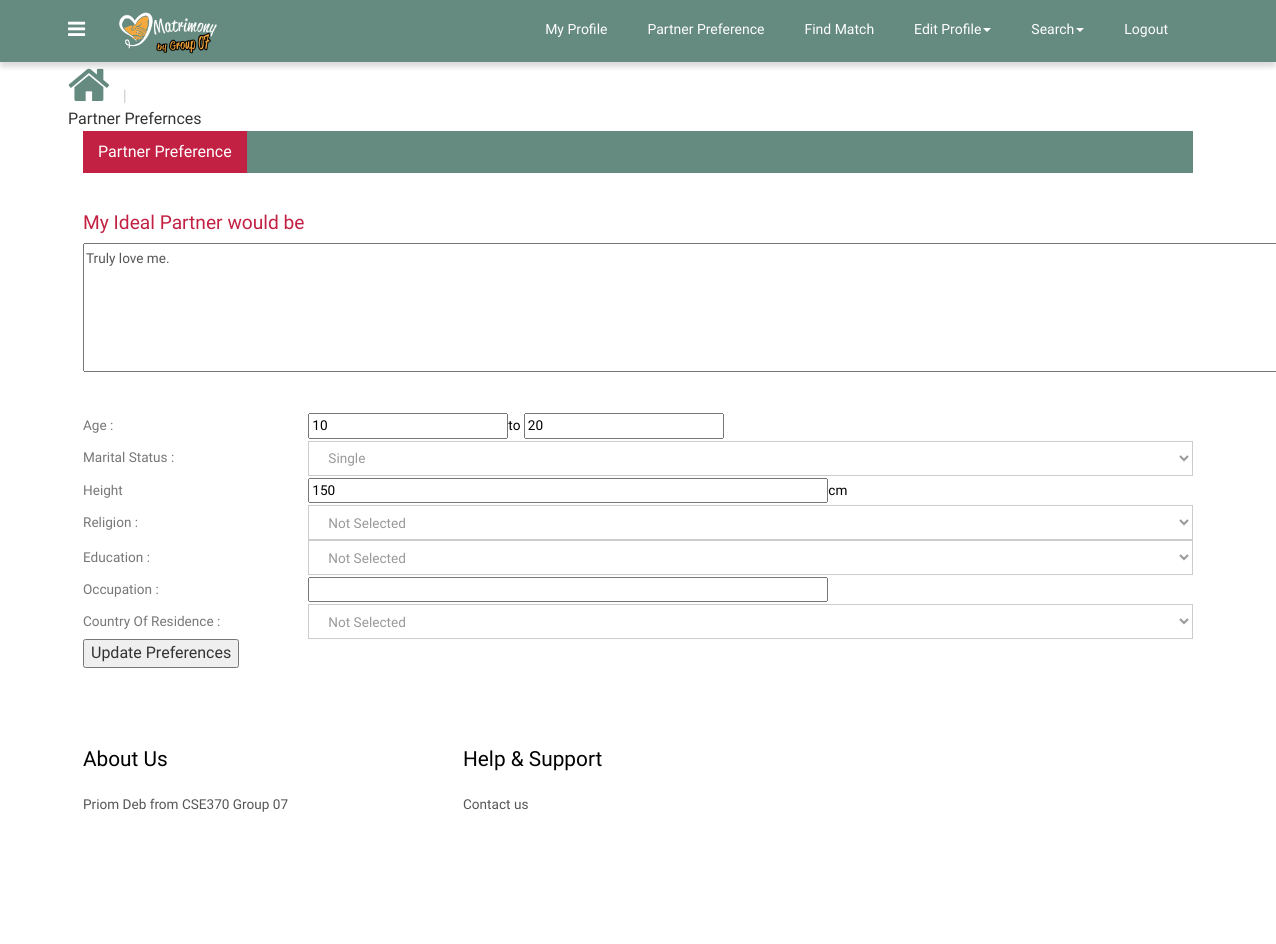
Before: /update_partner_preferences.php (signed in) with the older database file.
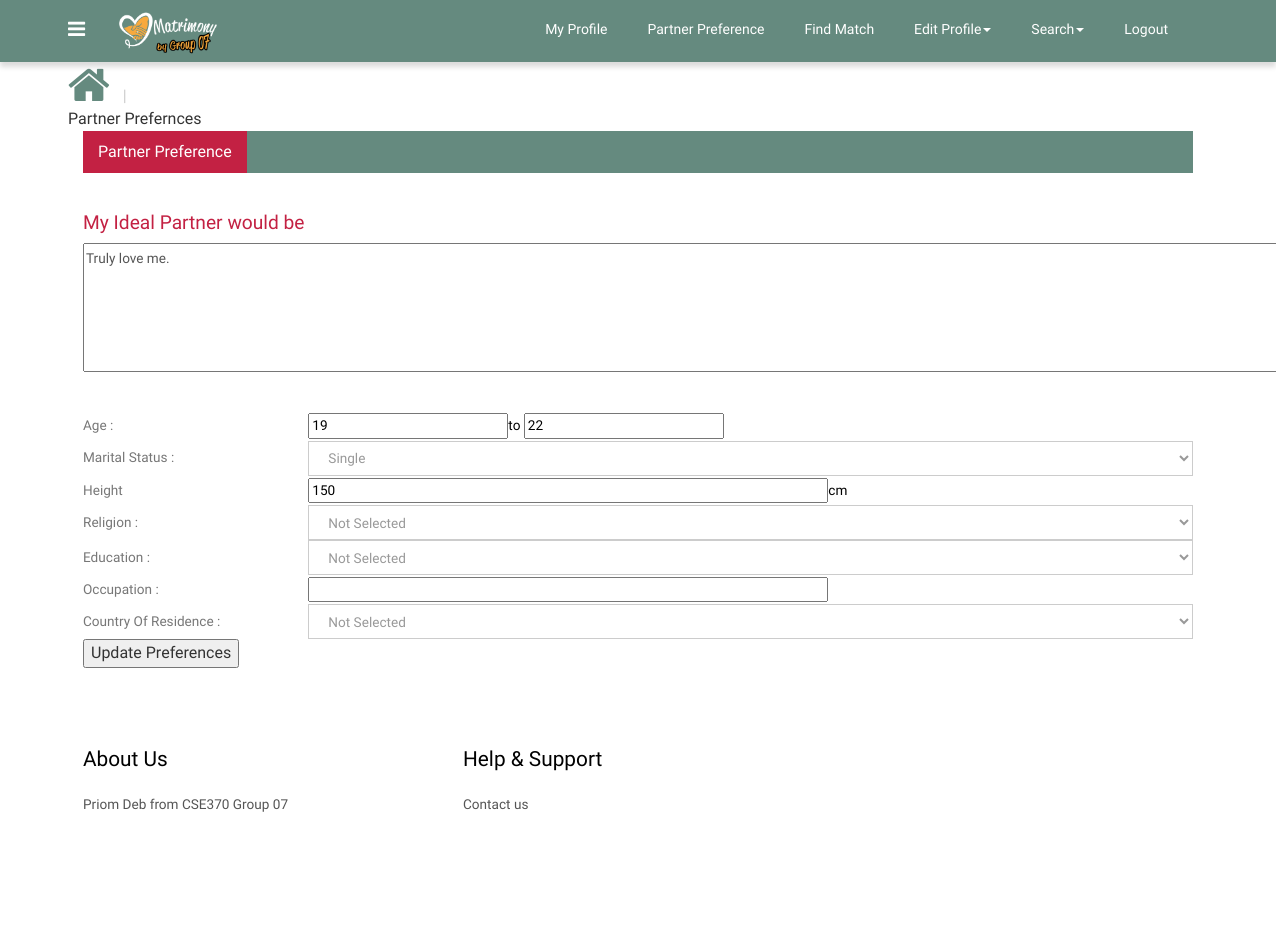
After: the same page with the newer database file.
### tables this page shows
CREATE TABLE `partner_preferences` (
  `id` int(10) NOT NULL,
  `userid` int(10) NOT NULL,
  `age_min` varchar(3) NOT NULL,
  `age_max` int(3) NOT NULL,
  `marital_status` varchar(20) NOT NULL,
  `height` int(3) NOT NULL,
  `religion` varchar(15) NOT NULL,
  `education` varchar(30) NOT NULL,
  `occupation` varchar(30) NOT NULL,
  `country` varchar(30) NOT NULL,
  `description` text NOT NULL
);

### update_partner_preferences.php (the view, shortened to what this page needs)
<?php
include_once("core_methods.php");
$id=$_SESSION['id'];
?>
<?php
		$sql="SELECT * FROM partner_preferences WHERE userid = $id";
		$result=mysqli_query($connect, $sql);
		if($result){
			$row=mysqli_fetch_assoc($result);
			$age_min=$row['age_min'];
			$age_max=$row['age_max'];
			$marital_status=$row['marital_status'];
			$height=$row['height'];
			$occupation=$row['occupation'];
			$description=$row['description'];
		}
		else{
			echo mysqli_error($connect);
		}
?>
<!DOCTYPE HTML>
<html>
<head>
<link href="css/bootstrap-3.1.1.min.css" rel='stylesheet' type='text/css' />
<link href="css/style.css" rel='stylesheet' type='text/css' />
<link href="css/font-awesome.css" rel="stylesheet">
</head>
<body>
 <?php
 include("includes/user_nav_bar.php");
 ?>
<div class="grid_3">
  <div class="container">
   <div class="breadcrumb1">
     <ul>
        <a href="index.php"><i class="fa fa-home home_1"></i></a>
        <span class="divider">&nbsp;|&nbsp;</span>
        <li class="current-page">Partner Prefernces</li>
     </ul>
   </div>
   <div class="profile">
   	 <div class="col-md-12 profile_left">
		<div class="col_4">
		    <div class="bs-example bs-example-tabs" role="tabpanel" data-example-id="togglable-tabs">
			   <ul id="myTab" class="nav nav-tabs nav-tabs1" role="tablist">
				  <li role="presentation" class="active"><a href="#home" id="home-tab" role="tab" data-toggle="tab" aria-controls="home" aria-expanded="true">Partner Preference</a></li>
			   </ul>
			   <form action="" method="post" name="partner">
			   <div id="myTabContent" class="tab-content">
				  <div role="tabpanel" class="tab-pane fade in active" id="home" aria-labelledby="home-tab">
                  <div class="tab_box">
				    	<h1>My Ideal Partner would be</h1>
				    	<p><textarea name="description" rows="5" cols="150"><?php echo $description;?></textarea></p>
				    </div>
				    <div class="basic_1-left">
				    	  <table class="table_working_hours">
				        	<tbody>
				        		<tr class="opened">
									<td class="day_label">Age   :</td>
									<td class="day_value">
									<input type="text" name="age_min" value="<?php echo $age_min; ?>">to <input type="text" name ="age_max" value="<?php echo $age_max; ?>">
									</td>
								</tr>
				        		<tr class="opened">
									<td class="day_label">Marital Status :</td>
									<td class="day_value">
										<div class="select-block1">
										<select name="marital_status">
						                    <option value="<?php if($marital_status="Single"){echo "Single";} elseif ($marital_status="Married") {echo "Married";} else{echo "Divorced";}?>"><?php echo $marital_status;?></option>
						                </select>
						                </div>
									</td>
								</tr>
								<tr class="opened">
									<td class="day_label">Height</td>
									<td class="day_value closed"><input type="text"  id="edit-name" name="height" value="<?php echo $height;?>" size="60" maxlength="60" class="form-text">cm</td>
								</tr>
								<tr class="opened">
									<td class="day_label">Religion :</td>
									<td class="day_value closed"><span>
									<div class="select-block1">
					                    <select name="religion">
                                        <option value="Not Selected">Not Selected</option>
					                    </select>
	                 				</div></span>
	                  			</td>
								</tr>
								<tr class="opened">
									<td class="day_label">Education :</td>
									<td class="day_value closed"><div class="select-block1">
						                <select name="education">
						                <option value="Not Selected">Not Selected</option>
						                </select>
								    </div>
								    </td>
								</tr>
								<tr class="opened">
									<td class="day_label">Occupation :</td>
									<td class="day_value closed"> <input type="text" id="edit-name" name="occupation" value="" size="60" maxlength="60" value="<?php echo $occupation;?>" class="form-text"></td>
								</tr>
								<tr class="opened">
									<td class="day_label">Country of Residence :</td>
									<td class="day_value closed">
										<div class="select-block1">
						                    <select name="country">
                                            <option value="Not Selected">Not Selected</option>
						                    </select>
						                 </div>
						            </td>
								</tr>
							 </tbody>
				          </table>
				        </div>
				  </div>
				 <input type="submit" value="Update Preferences">
		     </div>
		     </form>
		  </div>
	   </div>
   	 </div>
       <div class="clearfix"> </div>
    </div>
  </div>
</div>
<?php
include("footer.php");
?>
<link rel="stylesheet" href="css/flexslider.css" type="text/css" media="screen" />
</body>
</html>

### includes/user_nav_bar.php (shortened to what this page needs)
<link href="css/navstyle.css" rel='stylesheet' type='text/css' />
 <div class="navbar navbar-inverse-blue navbar">
      <div class="navbar-inner navbar-inner_1">
        <div class="container">
           <div class="navigation">
             <nav id="colorNav">
			   <ul>
				<li class="green">
				  <?php
				  if(isLogged()){
				  	$id=$_SESSION['id'];
				  }
				  else{
				  	echo "<li><a href=\"login.php\">Login</a></li>";
				  	echo "<li><a href=\"sign_up.php\">Register</a></li>";
				  }
				  ?>
				</li>
			   </ul>
             </nav>
           </div>
           <a href="user_home.php?id=<?php echo $id; ?> "><img src="images/matrimony_logo.png" alt="logo" width="100"></a>
           <div class="pull-right">
          	<nav class="navbar nav_bottom" role="navigation">
		 	<div class="collapse navbar-collapse" id="bs-megadropdown-tabs">
		        <ul class="nav navbar-nav nav_1">
		            <li><a href="user_profile.php?id=<?php echo $id;?>">My Profile</a></li>
		            <li><a href="update_partner_preferences.php?id=<?php echo $id;?>">Partner Preference</a></li>
					<li><a href="find_match.php?id=<?php echo $id;?>">Find Match</a></li>
		    		<li class="dropdown">
		              <a href="#" class="dropdown-toggle" data-toggle="dropdown">Edit Profile<span class="caret"></span></a>
		            </li>
					<li class="dropdown">
		              <a href="#" class="dropdown-toggle" data-toggle="dropdown">Search<span class="caret"></span></a>
					  <li><a href="logout.php">Logout</a></li>
		            </li>
		        </ul>
		</div>
		    </nav>
		   </div>
        </div>
      </div>
    </div>

### footer.php (shortened to what this page needs)
<div class="footer">
    	<div class="container">
    		<div class="col-md-4 col_2">
    			<h4>About Us</h4>
    			<p>Priom Deb from CSE370 Group 07</p>
    		</div>
    		<div class="col-md-2 col_2">
    			<h4>Help & Support</h4>
    			<ul class="footer_links">
    				<li><a href="#">Contact us</a></li>
    			</ul>
    		</div>
    		<div class="clearfix"> </div>
    	</div>
</div>

### css/style.css (style rules this page uses)
h4, h5, h6, h1, h2, h3 { margin-top: 0; }
ul, ol { margin: 0; }
p { margin: 0; }
html, body { font-family: 'Ubuntu', sans-serif; font-size: 100%; background:#fff; }
body a { transition:0.5s all; -webkit-transition:0.5s all; -moz-transition:0.5s all; -o-transition:0.5s all; -ms-transition:0.5s all; }
.footer { background:#fff; padding:5em 0; }
.col_2 h4 { color:#000; font-size:1.3em; margin-bottom:1em; }
.col_2 p { color:#555; font-size:0.85em; line-height:1.8em; }
ul.footer_links { padding:0; margin:0; list-style:none; }
ul.footer_links li { font-size:0.85em; line-height:1.8em; }
ul.footer_links li a { color:#555; }
i.home_1 { color:#658a7f; font-size:45px; }
span.divider { padding: 0 5px; color: #ccc; }
table.table_working_hours { width: 100%; }
.table_working_hours tr { border: 0; }
td.day_label { color: #777; padding:5px 0; }
.table_working_hours tr { color: #000; font-size: 0.85em; text-transform: capitalize; }
.nav-tabs1 { display: inline-block; border-bottom: none; font-weight: 500; background-color:#658a7f; width: 100%; padding: 0; margin-bottom: 2em; }
.nav-tabs1>li.active>a, .nav-tabs1>li.active>a:focus, .nav-tabs1>li.active>a:hover { color: #fff; background-color:#c32143; border:none; }
.nav-tabs1>li { margin-bottom:0; }
a#profile-tab, a#home-tab, a#profile-tab1 { color: #fff; }
.tab_box { margin-bottom: 2em; }
.tab_box h1 { color:#c32143; font-size:1.2em; }
.tab_box p { color:#555; font-size:0.85em; line-height:1.8em; }
.basic_1-left { padding-left:0; }
.select-block1 select, .input-group1 input[type="text"] { box-shadow: none; border: 1px solid #ccc; border-radius: 0; outline: 0; background: #ffffff; height: 35px; line-height: 25px; padding: 5px 15px; width: 100%; color:#999; }
ul { padding: 0; list-style: none; }
.headings h1, h2,h3,h4,h5,h6 { font-weight:400; }

### css/navstyle.css (style rules this page uses)
.navigation { float: left; margin-right: 3%; margin-top: 1px; }
#colorNav > ul { padding: 0; margin: 0; }
#colorNav > ul > li { list-style: none; position:relative; }
#colorNav li.green:after { text-shadow: none; -webkit-font-smoothing: antialiased; font-family: 'fontawesome'; speak: none; font-weight: normal; font-variant: normal; line-height: 1; text-transform: none; -moz-transition: 0.4s; -o-transition: 0.4s; -webkit-transition: 0.4s; transition: 0.4s; color: #fff; content: "\f0c9"; display: inline-block; font-size: 20px; margin-left: 0; position: relative; top: 11px; }
.navbar-inverse-blue .navbar-inner { padding: 7px 0; background:#658a7f; border:none; font-size: 0.85em; }
.navbar-inner_1 { padding: 7px 0; background:#658a7f; border:none; font-size: 0.85em; box-shadow: 0 5px 5px rgba(0,0,0,0.14); -webkit-box-shadow: 0 5px 5px rgba(0,0,0,0.14); -moz-box-shadow: 0 5px 5px rgba(0,0,0,0.14); -o-box-shadow: 0 5px 5px rgba(0,0,0,0.14); }
.navbar { min-height:100%; margin-bottom:0; border:none; }
.navbar-nav { margin:0; float:right; }
.navbar-nav > li > a { padding: 10px 15px; text-align: center; color: #fff; font-weight: 100; font-size:14px; }
.nav_bottom { background:none; }
.nav-tabs > li > a, .nav-tabs > li > a:hover, .nav-tabs > li > a:focus, .nav-tabs > li.active > a, .nav-tabs > li.active > a:hover, .nav-tabs > li.active > a:focus { border: none; border-radius: 0; }
ul.nav_1 { float:none; margin: 2px 0 0 0; }
ul.nav_1 li { margin-right:10px; }
ul.nav_1 li a { color:#fff; }

Changed rows visible on the page:
changed partner_preferences "Truly love me.": age_min "10" → "19"; age_max "20" → "22"
